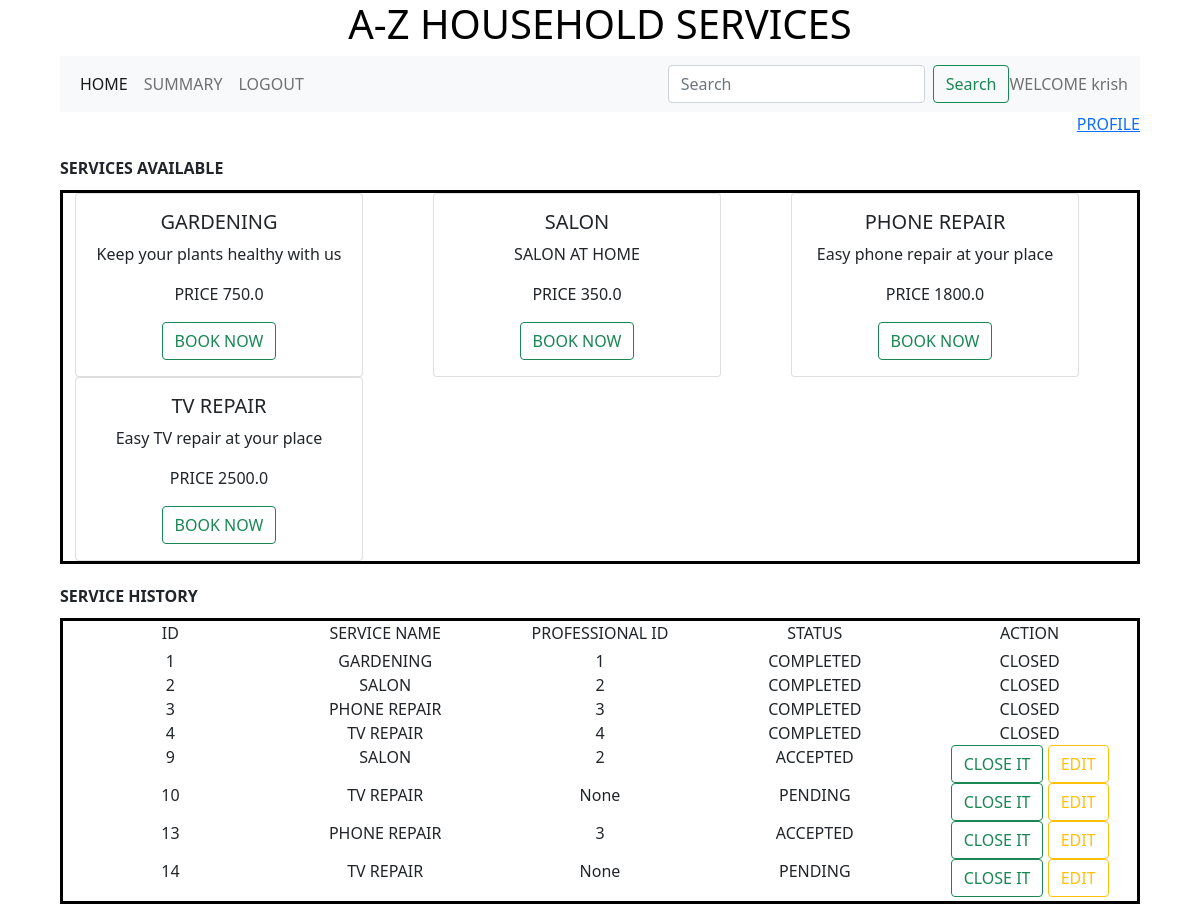
/customer/1, run on an earlier commit of the app's database.
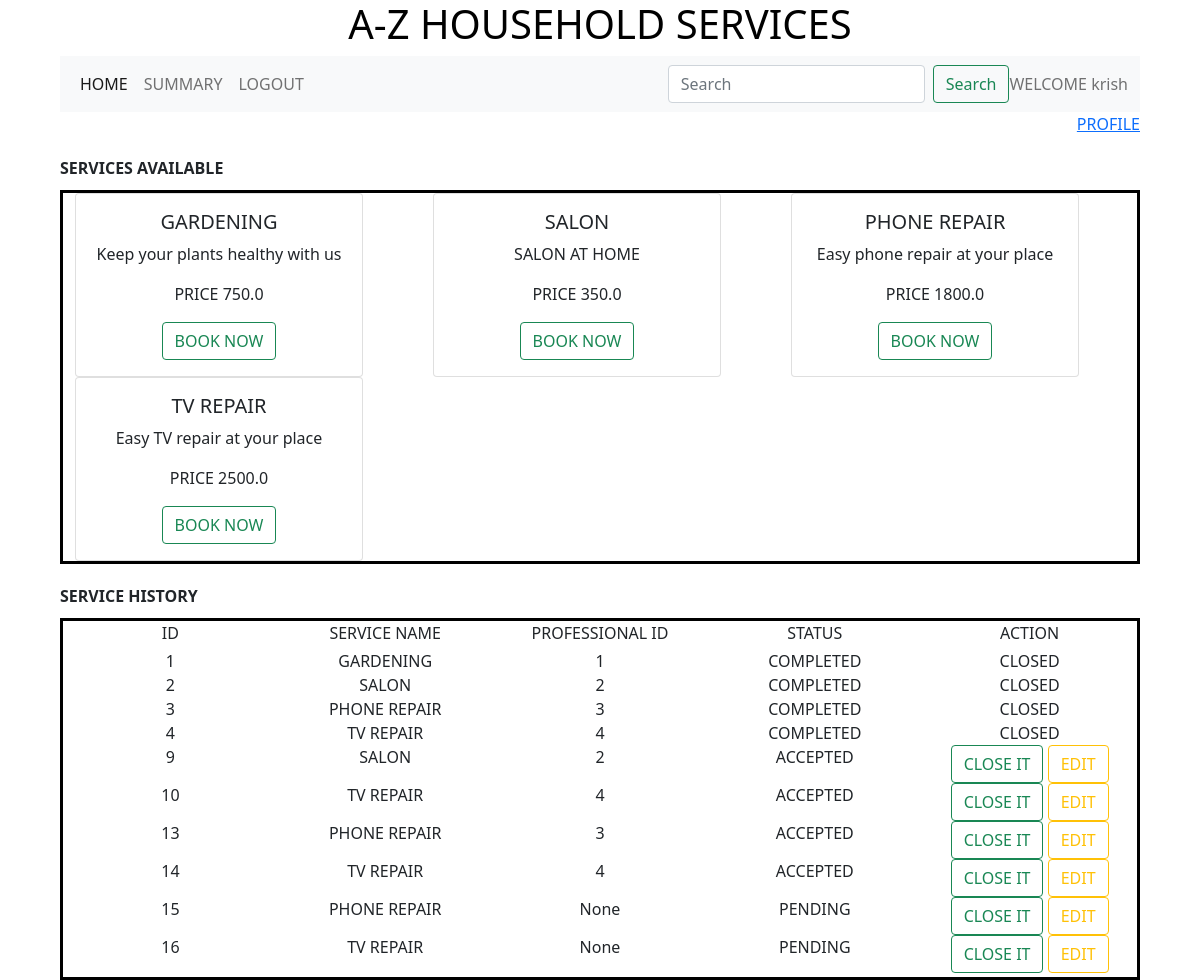
And on a later commit of the database.
### backend/models.py (models this page shows)
class Customer(db.Model):
    __tablename__ ="customer"
    id = db.Column(db.Integer,primary_key=True)
    full_name = db.Column(db.String)
    address = db.Column(db.String)
    pincode = db.Column(db.Integer)
    service_requests = db.relationship("Service_request",cascade="all,delete",backref="customer",lazy = True)

class Service(db.Model):
    __tablename__ ="service"
    id = db.Column(db.Integer,primary_key=True)
    name = db.Column(db.String)
    description = db.Column(db.String)
    base_price = db.Column(db.Float)
    time_required = db.Column(db.Integer)
    service_requests = db.relationship("Service_request",cascade="all,delete",backref="service",lazy = True)
    professionals = db.relationship("Professional",cascade="all,delete",backref="service",lazy = True)
    service_pic_url = db.Column(db.String,nullable=True,default="None")

class Service_request(db.Model):
    __tablename__ ="service_request"
    id = db.Column(db.Integer,primary_key=True)
    status  = db.Column(db.String,default ="PENDING" )
    date = db.Column(db.DateTime)
    rating = db.Column(db.Integer)
    remark = db.Column(db.String)
    service_id = db.Column(db.Integer, db.ForeignKey("service.id"),nullable = False)
    customer_id = db.Column(db.Integer, db.ForeignKey("customer.id"),nullable = False)
    professtional_id = db.Column(db.Integer, db.ForeignKey("professional.id"))

### backend/controllers.py (the view)
@app.route("/customer/<id>")
def customer_dashboard(id):
    customer = get_customer(id)
    services = get_services()
    services1 = get_services()
    service_requests = Service_request().query.filter_by(customer_id=id).all()
    return render_template("customer_dashboard.html",services=services,customer=customer,id=id,service_requests=service_requests,services1=services1)

### backend/controllers.py (called while the page is built)
def get_services():
    services = Service.query.all()
    return services

def get_customer(id):
    customer = Customer.query.filter_by(id=id).first()
    return customer

### templates/customer_dashboard.html (shortened to what this page needs)
{%extends "customer_layout.html"%}
{%block content%}
                  <div class="mb-3">
                    <div class ="right"><a href ='/customer_profile/{{id}}'>PROFILE</a></div>
                  </div>
                {%if services%}
                <div class ="margin"><b>
                  SERVICES AVAILABLE
                </b></div>
                  <div class ="dashboard">
                    <div class="container text-center">
                      <div class="row">
                        {%for service in services%}
                          <div class="col">
                            <div class="card" style="width: 18rem;">
                              <div class="card-body">
                                <h5 class="card-title">{{service.name}}</h5>
                                <p class="card-text">{{service.description}}</p>
                                <p class="card-text">PRICE {{service.base_price}}</p>
                                <form action="/service_request/{{id}}" method ="POST">
                                  <button type = "submit" class="btn btn-outline-success">BOOK NOW</button>
                                </form>
                              </div>
                            </div>
                          </div>
                        {%endfor%}
                      </div>
                    </div>
                  </div>
                {%else%}
                  <h3 class="center">NO SERVICES AVAILABLE</h3>
                {%endif%}
                {%if service_requests%}
                  <div class ="margin"><b>
                    SERVICE HISTORY
                  </b></div>
                  <div class ="dashboard">
                    <div class="container text-center">
                      <div class="row">
                        <div class="col">
                         ID
                        </div>
                        <div class="col">
                          SERVICE NAME
                        </div>
                        <div class="col">
                          PROFESSIONAL ID
                        </div>
                        <div class="col">
                          STATUS
                        </div>
                        <div class="col">
                          ACTION
                        </div>
                      </div>
                    </div>
                    <div class="container text-center">
                      <div class="margin1">
                        {%for service_request in service_requests%}
                          {%for s in services1%}
                            {%if s.id == service_request.service_id%}
                              <div class="row">
                                <div class="col">
                                  {{service_request.id}}
                                </div>
                                <div class="col">
                                  {{s.name}}
                                </div>
                                <div class="col">
                                  {{service_request.professtional_id}}
                                </div>
                                <div class="col">
                                  {{service_request.status}}
                                </div>
                                <div class="col">
                                  {%if service_request.status != "COMPLETED" %}
                                    <a href="/close_service_request/{{id}}/{{service_request.id}}" class="btn btn-outline-success">CLOSE IT</a>
                                    <a href="/edit_service_request/{{id}}/{{service_request.id}}" class="btn btn-outline-warning">EDIT</a>
                                  {%else%}
                                    CLOSED
                                  {%endif%}
                                </div>
                              </div>
                            {%endif%}
                          {%endfor%}
                        {%endfor%}
                      </div>
                    </div>
                  </div>
                {%endif%}
{%endblock%}

### templates/customer_layout.html (shortened to what this page needs)
<!DOCTYPE html>
<html>
    <head>
        <link rel ="stylesheet" href="/static/styles/main.css">
        <link href ="https://cdn.jsdelivr.net/npm/bootstrap@5.0.2/dist/css/bootstrap.min.css" rel="stylesheet">
    </head>
    <body>
        <div class = "my_container">
            <div class ="center"><h1>A-Z HOUSEHOLD SERVICES</h1></div>
            <div class ="my_panel">
                <nav class="navbar navbar-expand-lg navbar-light bg-light">
                    <div class="container-fluid">
                      <div class="collapse navbar-collapse" id="navbarText">
                        <ul class="navbar-nav me-auto mb-2 mb-lg-0">
                          <li class="nav-item">
                            <a class="nav-link active" aria-current="page" href="/customer/{{id}}">HOME</a>
                          </li>
                          <li class="nav-item">
                            <a class="nav-link" href="/customer_summary/{{id}}">SUMMARY</a>
                          </li>
                          <li class="nav-item">
                            <a class="nav-link" href="/login">LOGOUT</a>
                          </li>
                        </ul>
                        <form class="d-flex" method ="POST" action="/search_c/{{id}}">
                          <input class="form-control me-2" type="search" placeholder="Search" aria-label="Search" name ="search_txt" id ="search_txt">
                          <button class="btn btn-outline-success" type="submit">Search</button>
                        </form>
                        <span class="navbar-text">
                          WELCOME {{customer.full_name}}
                        </span>
                      </div>
                    </div>
                </nav>
                 {%block content%}
                 {%endblock%}
            </div>
        </div>
    </body>
</html>

### static/styles/main.css (style rules this page uses)
.my_panel { width: 90%; margin: auto; height: auto; }
.center { text-align: center; margin: auto; color:black }
.right { text-align: right; margin: auto; color:black }
.dashboard { border: solid black }
.margin { margin-top: 20px; margin-bottom: 10px; }
.margin1 { margin-top: 4px; margin-bottom: 4px; }

What changed in the data, as far as the page shows it:
changed Service_request id 10: professtional_id "None" → "4"; status "PENDING" → "ACCEPTED"
changed Service_request id 14: professtional_id "None" → "4"; status "PENDING" → "ACCEPTED"
added Service_request: id "15", professtional_id "None", status "PENDING", Service (name "PHONE REPAIR")
added Service_request: id "16", professtional_id "None", status "PENDING", Service (name "TV REPAIR")
